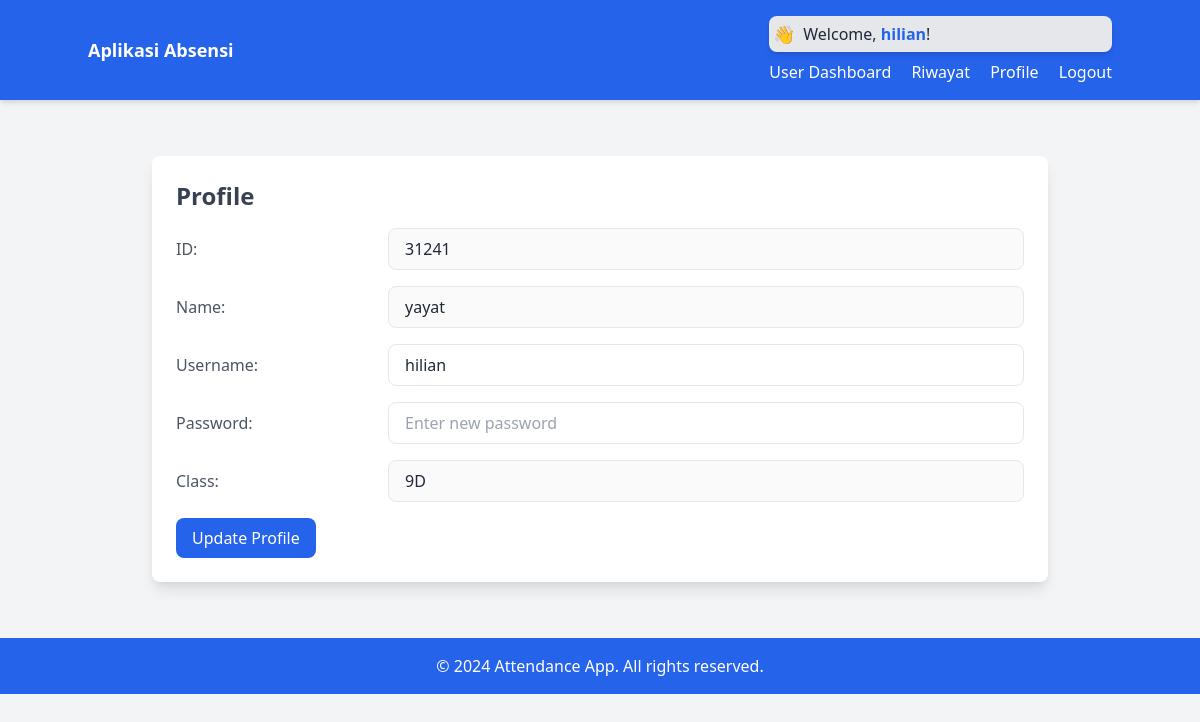
Page /profile (signed in) on the committed database.
### app.py (models this page shows)
class User(UserMixin, db.Model):
    id = db.Column(db.Integer, primary_key=True)
    nama = db.Column(db.String(100),nullable=False)
    username = db.Column(db.String(150), unique=True, nullable=False)
    password = db.Column(db.String(150), nullable=False)
    classes_id = db.Column(db.Integer, db.ForeignKey('classes.id'), nullable=False)
    classes = db.relationship('Classes', backref='user')
    @property
    def is_admin(self):
        return False  # User biasa bukan admin

class Classes(db.Model):
    id = db.Column(db.Integer, primary_key=True)
    nama_kelas = db.Column(db.String(5), nullable=False)

### app.py (the view, shortened to what this page needs)
@app.route('/profile', methods=['GET', 'POST'])
@login_required
@role_required('user')
def profile():
    user = User.query.get(current_user.id)  # Ambil data user berdasarkan id saat ini
    return render_template('profile.html', user=user)

### app.py (called while the page is built)
@login_manager.user_loader
def load_user(user_id):
    user = User.query.get(int(user_id))
    if user:
        return user
    admin = Admin.query.get(int(user_id))
    if admin:
        return admin
    return None  # Jika tidak ada, kembalikan None

def role_required(role):
    def decorator(f):
        @wraps(f)
        def decorated_function(*args, **kwargs):
            if role == 'admin' and not current_user.is_admin:
                abort(403)  # Forbidden, jika bukan admin
            elif role == 'user' and current_user.is_admin:
                abort(403)  # Forbidden, jika admin mencoba akses user
            return f(*args, **kwargs)
        return decorated_function
    return decorator

### templates/profile.html (shortened to what this page needs)
{% extends "base.html" %}
{% block content %}
<div class="max-w-4xl mx-auto mt-8 bg-white p-6 rounded-lg shadow-lg">
    <h2 class="text-2xl font-bold text-gray-700 mb-4">Profile</h2>
        <div class="mb-4 flex items-center">
            <label for="id" class="w-1/4 text-gray-600">ID:</label>
            <input type="text" id="id" value="{{ user.id }}" class="w-3/4 px-4 py-2 border rounded-lg" disabled>
        </div>
        <div class="mb-4 flex items-center">
            <label for="nama" class="w-1/4 text-gray-600">Name:</label>
            <input type="text" id="nama" value="{{ user.nama }}" class="w-3/4 px-4 py-2 border rounded-lg" disabled>
        </div>
        <div class="mb-4 flex items-center">
            <label for="username" class="w-1/4 text-gray-600">Username:</label>
            <input type="text" id="username" name="username" value="{{ user.username }}" class="w-3/4 px-4 py-2 border rounded-lg">
        </div>
        <div class="mb-4 flex items-center">
            <label for="password" class="w-1/4 text-gray-600">Password:</label>
            <input type="password" id="password" name="password" placeholder="Enter new password" class="w-3/4 px-4 py-2 border rounded-lg">
        </div>
        <div class="mb-4 flex items-center">
            <label for="kelas" class="w-1/4 text-gray-600">Class:</label>
            <input type="text" id="kelas" value="{{ user.classes.nama_kelas }}" class="w-3/4 px-4 py-2 border rounded-lg" disabled>
        </div>
        <button type="submit" class="bg-blue-600 text-white py-2 px-4 rounded-lg hover:bg-blue-700">Update Profile</button>
</div>
{% endblock %}

### templates/base.html (shortened to what this page needs)
<!DOCTYPE html>
<html lang="en">
<head>
    <link href="https://cdn.jsdelivr.net/npm/tailwindcss@2.2.19/dist/tailwind.min.css" rel="stylesheet">
</head>
<body class="bg-gray-100 text-gray-800">
    <nav class="bg-blue-600 p-4 shadow-md">
        <div class="container mx-auto flex justify-between items-center">
            <a href="#" class="text-white font-bold text-lg">Aplikasi Absensi</a>
            <div>
                {% if current_user.is_authenticated %}
                    <div class="bg-gray-200 p-1 rounded-lg flex items-center shadow-md mb-2">
                        <span class="text-blue-600 font-bold text-lg mr-2">👋</span>
                        <p class="text-gray-800 font-medium">Welcome, <span class="text-blue-600 font-semibold">{{ current_user.username }}</span>!</p>
                    </div>
                    {% if current_user.is_admin %}
                        <a href="{{ url_for('admin_dashboard') }}" class="text-white mr-4">Admin Dashboard</a>
                        <a href="{{ url_for('admin_students') }}" class="text-white mr-4">Lihat Siswa</a>
                        <a href="{{ url_for('semester_recap') }}" class="text-white mr-4">rekap semester</a>
                        {% else %}
                        <a href="{{ url_for('dashboard') }}" class="text-white mr-4">User Dashboard</a>
                        <a href="{{ url_for('history') }}" class="text-white mr-4">Riwayat</a>
                        <a href="{{ url_for('profile') }}" class="text-white mr-4">Profile</a>
                    {% endif %}
                    <a href="{{ url_for('logout') }}" class="text-white">Logout</a>
                {% else %}
                    <a href="{{ url_for('user_login') }}" class="text-white mr-4">Login as User</a>
                    <a href="{{ url_for('admin_login') }}" class="text-white mr-4">Login as Admin</a>
                {% endif %}
            </div>
        </div>
    </nav>
    <div class="container mx-auto p-6">
        {% block content %}{% endblock %}
    </div>
    <footer class="bg-blue-600 text-white text-center p-4 mt-8">
        <p>&copy; 2024 Attendance App. All rights reserved.</p>
    </footer>
</body>
</html>

### rows in the picture
User: username "hilian", id "31241", nama "yayat"
Classes: classes.nama_kelas "9D"
